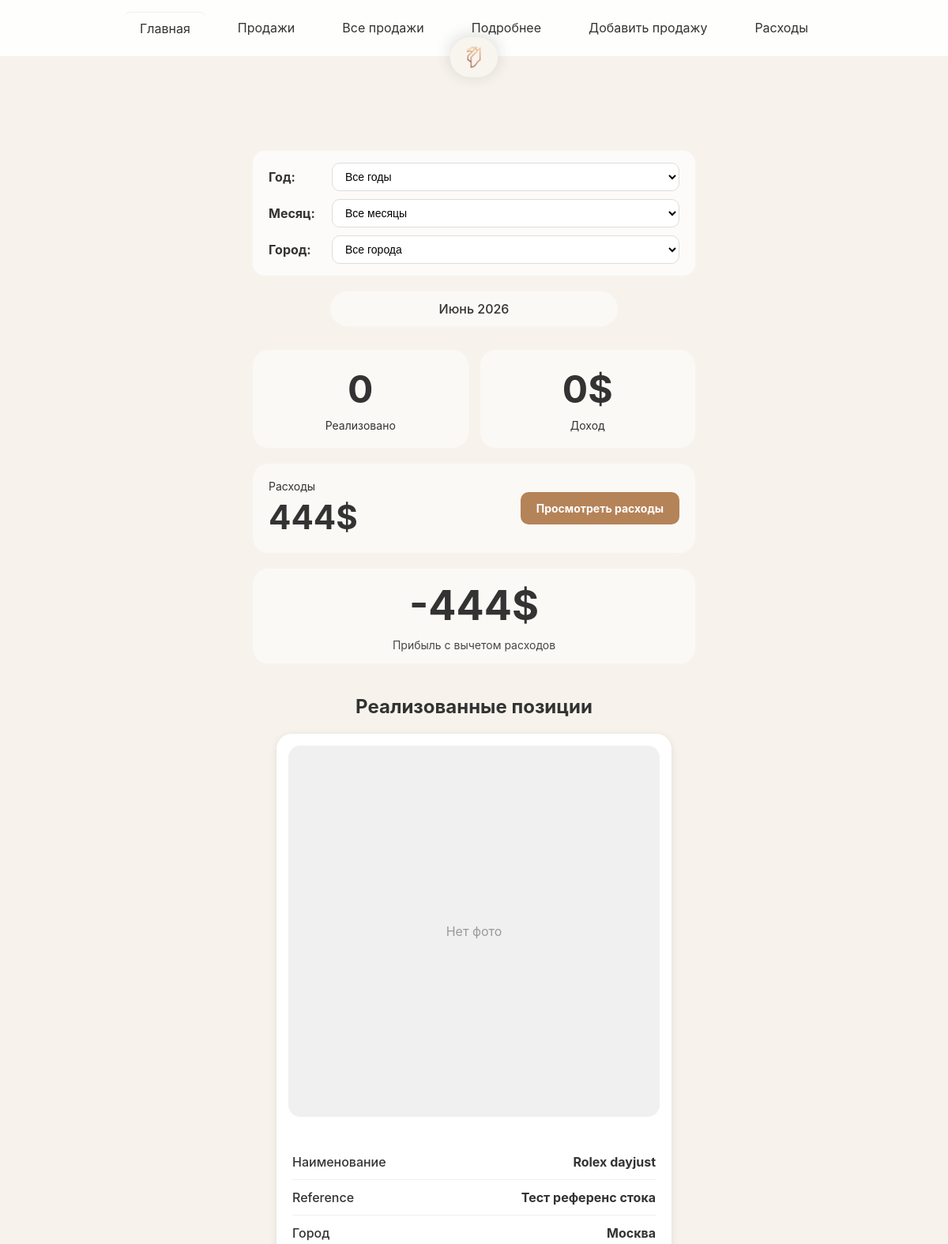
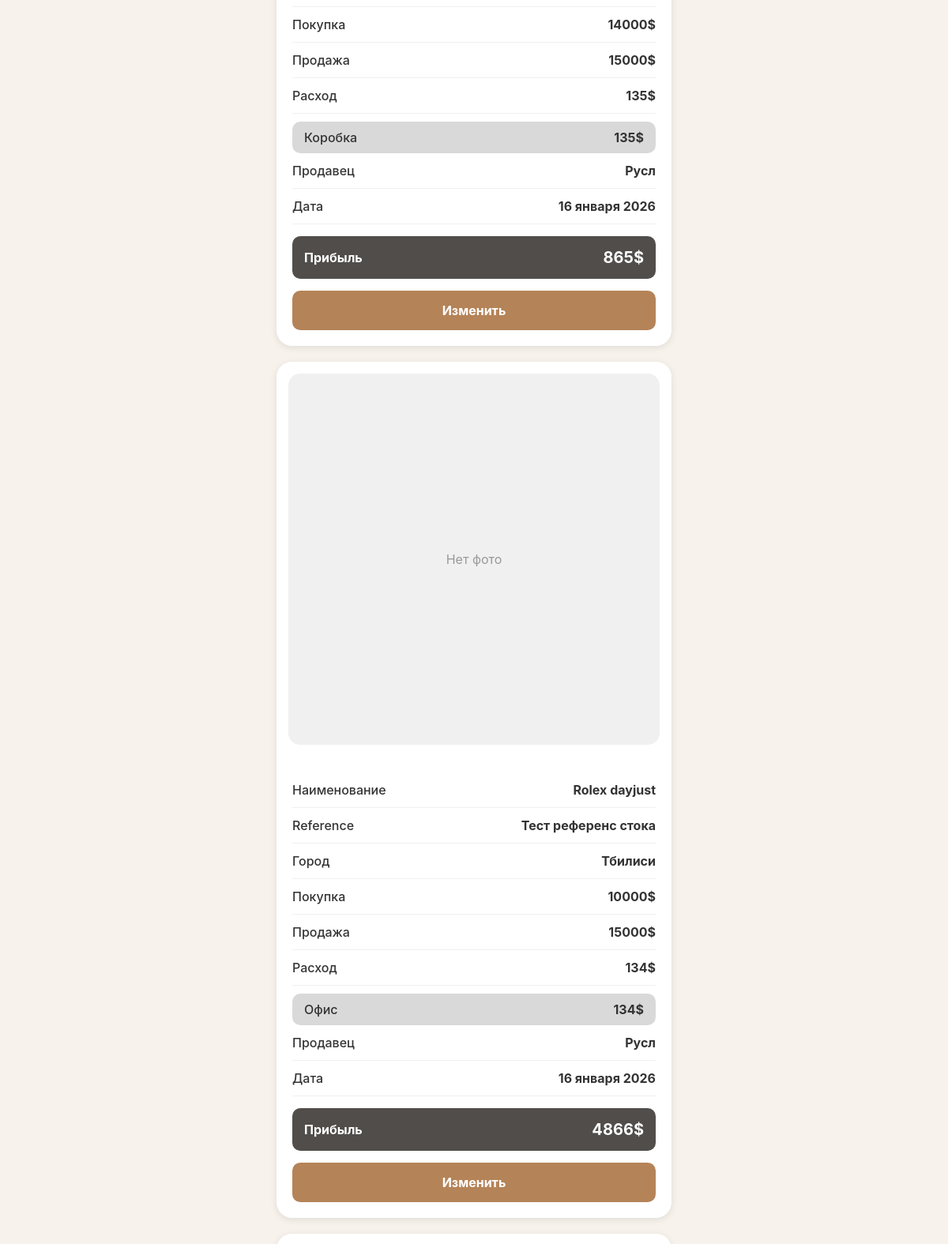
The app's page /sales (upper part) with its own data (2 pictures, top to bottom).
### app.py (models this page shows, shortened)
class Sale(db.Model):
    id = db.Column(db.Integer, primary_key=True)
    photo = db.Column(db.String(200))
    product_name = db.Column(db.String(200), nullable=False)
    reference = db.Column(db.String(200))
    buy_price = db.Column(db.Float, nullable=False)
    sell_price = db.Column(db.Float, nullable=False)
    city_id = db.Column(db.Integer, db.ForeignKey('city.id'), nullable=False)
    employee_id = db.Column(db.Integer, db.ForeignKey('employee.id'), nullable=False)
    investor_id = db.Column(db.Integer, db.ForeignKey('investor.id'), nullable=True)
    date = db.Column(db.DateTime, default=datetime.utcnow)
    city = db.relationship('City', backref='sales')
    employee = db.relationship('Employee', backref='sales')
    investor = db.relationship('Investor', backref='sales')
    expenses = db.relationship('Expense', backref='sale', lazy=True, cascade="all, delete-orphan")
    @property
    def profit(self):
        total_expenses = sum(e.amount for e in self.expenses)
        return self.sell_price - self.buy_price - total_expenses

class City(db.Model):
    id = db.Column(db.Integer, primary_key=True)
    name = db.Column(db.String(100), unique=True, nullable=False)

class Expense(db.Model):
    id = db.Column(db.Integer, primary_key=True)
    sale_id = db.Column(db.Integer, db.ForeignKey('sale.id'), nullable=False)
    expense_type_id = db.Column(db.Integer, db.ForeignKey('expense_type.id'), nullable=False)
    amount = db.Column(db.Float, nullable=False)
    comment = db.Column(db.String(200))
    expense_type = db.relationship('ExpenseType', backref='expenses')

class ExpenseType(db.Model):
    id = db.Column(db.Integer, primary_key=True)
    name = db.Column(db.String(100), unique=True, nullable=False)

class Employee(db.Model):
    id = db.Column(db.Integer, primary_key=True)
    name = db.Column(db.String(100), nullable=False)

### app.py (the view, shortened to what this page needs)
@app.route('/sales')
def sales():
    sort = request.args.get('sort', 'date_desc')
    city_filter = request.args.get('city', 'all')  # 'all' или название города
    year_filter = request.args.get('year', 'all')
    month_filter = request.args.get('month', 'all')
    sales_query = Sale.query
    if city_filter != 'all':
        sales_query = sales_query.join(City).filter(City.name == city_filter)
    if sort == 'date_asc':
        sales_query = sales_query.order_by(Sale.date.asc())
    elif sort == 'date_desc':
        sales_query = sales_query.order_by(Sale.date.desc())
    elif sort == 'sell_desc':
        sales_query = sales_query.order_by(Sale.sell_price.desc())
    elif sort == 'sell_asc':
        sales_query = sales_query.order_by(Sale.sell_price.asc())
    elif sort == 'city':
        sales_query = sales_query.join(City).order_by(City.name.asc())
    else:
        sales_query = sales_query.order_by(Sale.date.desc())
    sales = sales_query.all()
    if sort == 'profit_desc':
        sales.sort(key=lambda s: s.profit, reverse=True)
    elif sort == 'profit_asc':
        sales.sort(key=lambda s: s.profit)
    total_profit = sum(s.profit for s in sales)
    if year_filter != 'all' and month_filter != 'all':
        try:
            year_int = int(year_filter)
            month_int = int(month_filter)
            start_month = date(year_int, month_int, 1)
            end_month = start_month + relativedelta(months=1)
        except:
            today = date.today()
            start_month = today.replace(day=1)
            end_month = start_month + relativedelta(months=1)
    else:
        today = date.today()
        start_month = today.replace(day=1)
        end_month = start_month + relativedelta(months=1)
    def get_sale_date(sale):
        return sale.date.date() if isinstance(sale.date, datetime) else sale.date
    sales_this_month = [s for s in sales if start_month <= get_sale_date(s) < end_month]
    total_sale_expenses = sum(sum(e.amount for e in s.expenses) for s in sales_this_month)
    general_expenses_query = GeneralExpense.query.filter(GeneralExpense.date >= start_month, GeneralExpense.date < end_month)
    if city_filter != 'all':
        city_obj = City.query.filter_by(name=city_filter).first()
        if city_obj:
            general_expenses_query = general_expenses_query.filter(GeneralExpense.city_id == city_obj.id)
    general_expenses = general_expenses_query.all()
    total_general_expenses = sum(g.amount for g in general_expenses)
    total_expenses = total_sale_expenses + total_general_expenses
    count_sales = len(sales_this_month)
    gross_income = sum(s.sell_price for s in sales_this_month)
    total_buy = sum(s.buy_price for s in sales_this_month)
    net_profit_month = gross_income - total_buy - total_expenses
    months_ru = ['Январь', 'Февраль', 'Март', 'Апрель', 'Май', 'Июнь',
                 'Июль', 'Август', 'Сентябрь', 'Октябрь', 'Ноябрь', 'Декабрь']
    month_name = months_ru[start_month.month - 1]
    period_label = f"{month_name} {start_month.year}"
    all_cities = sorted([c.name for c in City.query.all()])
    all_years = sorted(set(s.date.year for s in Sale.query.with_entities(Sale.date).all()), reverse=True)
    if not all_years:
        all_years = [date.today().year]
    return render_template('index.html',
                           sales=sales,
                           total_profit=round(total_profit, 2),
                           sort=sort,
                           city_filter=city_filter,
                           year_filter=year_filter if year_filter != 'all' else 'all',
                           month_filter=month_filter if month_filter != 'all' else 'all',
                           all_cities=all_cities,
                           all_years=all_years,
                           months_ru=months_ru,
                           total_expenses=round(total_expenses, 2),
                           count_sales=count_sales,
                           gross_income=round(gross_income, 2),
                           net_profit_month=round(net_profit_month, 2),
                           period_label=period_label)

### templates/index.html (shortened to what this page needs)
{% extends 'base.html' %}
{% block content %}
<div class="index-container">
    <div class="logo-icon">
        <a href="{{ url_for('main') }}">
            <img src="{{ url_for('uploaded_file', filename='logo.png') }}" alt="Logo">
        </a>
    </div>
    <div class="city-filter">
        <form method="GET">
            <div class="filter-row">
                <label><strong>Год:</strong></label>
                <select name="year" onchange="this.form.submit()">
                    <option value="all">Все годы</option>
                </select>
            </div>
            <div class="filter-row">
                <label><strong>Месяц:</strong></label>
                <select name="month" onchange="this.form.submit()">
                    <option value="all">Все месяцы</option>
                </select>
            </div>
            <div class="filter-row">
                <label><strong>Город:</strong></label>
                <select name="city" onchange="this.form.submit()">
                    <option value="all" {% if city_filter == 'all' %}selected{% endif %}>Все города</option>
                </select>
            </div>
        </form>
    </div>
    <div class="period-card">
        {{ period_label }}{% if city_filter != 'all' %} ({{ city_filter }}){% endif %}
    </div>
    <div class="metrics-row">
        <div class="metric-card">
            <h2>{{ count_sales }}</h2>
            <p>Реализовано</p>
        </div>
        <div class="metric-card">
            <h2>{{ "%.0f"|format(gross_income) }}$</h2>
            <p>Доход</p>
        </div>
    </div>
    <div class="expenses-card">
        <div class="expenses-info">
            <p>Расходы</p>
            <h2>{{ "%.0f"|format(total_expenses) }}$</h2>
        </div>
        <a href="{{ url_for('stats') }}" class="view-expenses-btn">Просмотреть расходы</a>
    </div>
    <div class="profit-card">
        <h2>{{ "%.0f"|format(net_profit_month) }}$</h2>
        <p>Прибыль с вычетом расходов</p>
    </div>
    <h2 class="sales-header">Реализованные позиции</h2>
    <ul class="sales-list">
        {% for s in sales %}
        <li class="sale-card">
            <div class="sale-card-image-wrapper">
                {% if s.photo %}
                    <img src="{{ url_for('uploaded_file', filename=s.photo) }}" alt="фото" class="sale-card-image">
                {% else %}
                    <div class="sale-card-image" style="background: #f0f0f0; display: flex; align-items: center; justify-content: center; color: #999; border-radius: 15px;">
                    Нет фото
                    </div>
                {% endif %}
            </div>
            <div class="sale-card-content">
                <div class="sale-data-row">
                    <span class="sale-data-label">Наименование</span>
                    <span class="sale-data-value">{{ s.product_name }}</span>
                </div>
                {% if s.reference %}
                <div class="sale-data-row">
                    <span class="sale-data-label">Reference</span>
                    <span class="sale-data-value">{{ s.reference }}</span>
                </div>
                {% endif %}
                <div class="sale-data-row">
                    <span class="sale-data-label">Город</span>
                    <span class="sale-data-value">{{ s.city.name }}</span>
                </div>
                <div class="sale-data-row">
                    <span class="sale-data-label">Покупка</span>
                    <span class="sale-data-value">{{ "%.0f"|format(s.buy_price) }}$</span>
                </div>
                <div class="sale-data-row">
                    <span class="sale-data-label">Продажа</span>
                    <span class="sale-data-value">{{ "%.0f"|format(s.sell_price) }}$</span>
                </div>
                <div class="sale-data-row">
                    <span class="sale-data-label">Расход</span>
                    <span class="sale-data-value">
                        {% if s.expenses %}
                            {{ "%.0f"|format(s.expenses|sum(attribute='amount')) }}$
                        {% else %}
                            0$
                        {% endif %}
                    </span>
                </div>
                {% if s.expenses %}
                <div class="expenses-in-card">
                            {% for exp in s.expenses %}
                    <div class="expense-item-in-card">
                        <strong>{{ exp.expense_type.name }}</strong>
                        <span class="amount">{{ "%.0f"|format(exp.amount) }}$</span>
                    </div>
                            {% endfor %}
                </div>
                {% endif %}
                <div class="sale-data-row">
                    <span class="sale-data-label">Продавец</span>
                    <span class="sale-data-value">{{ s.employee.name }}</span>
                </div>
                <div class="sale-data-row">
                    <span class="sale-data-label">Дата</span>
                    <span class="sale-data-value">
                        {% set months_ru = ['января', 'февраля', 'марта', 'апреля', 'мая', 'июня', 'июля', 'августа', 'сентября', 'октября', 'ноября', 'декабря'] %}
                        {{ s.date.day }} {{ months_ru[s.date.month - 1] }} {{ s.date.year }}
                    </span>
                </div>
                <div class="profit-in-card">
                    <strong>Прибыль</strong>
                    <span class="amount">{{ "%.0f"|format(s.profit) }}$</span>
                </div>
                <a href="{{ url_for('edit_sale', sale_id=s.id) }}" class="edit-btn">Изменить</a>
            </div>
        </li>
        {% endfor %}
    </ul>
</div>
{% endblock %}

### templates/base.html (style rules this page uses)
* { margin: 0; padding: 0; box-sizing: border-box; }
body { font-family: -apple-system, BlinkMacSystemFont, 'Segoe UI', Roboto, Oxygen, Ubuntu, Cantarell, sans-serif; background: #F7F3EC; min-height: 100vh; }
img { max-height: 100px; border-radius: 4px; }

### records on screen
Sale: shows "Нет фото", product_name "Rolex dayjust", reference "Тест референс стока", city.name "Москва", buy_price "14000", sell_price "15000", expenses|sum "135", employee.name "Русл", date.day "16", date "января", date.year "2026"
Expense: expense_type.name "Коробка", amount "135", profit "865"
Sale: shows "Нет фото", product_name "Rolex dayjust", reference "Тест референс стока", city.name "Тбилиси", buy_price "10000", sell_price "15000", expenses|sum "134", employee.name "Русл", date.day "16", date "января", date.year "2026"
Expense: expense_type.name "Офис", amount "134", profit "4866"

### other values on screen
{{ period_label }} "Июнь 2026"
{{ count_sales }} "0"
{{ "%.0f"|format(gross_income) }} "0"
{{ "%.0f"|format(total_expenses) }} "444"
{{ "%.0f"|format(net_profit_month) }} "-444"
